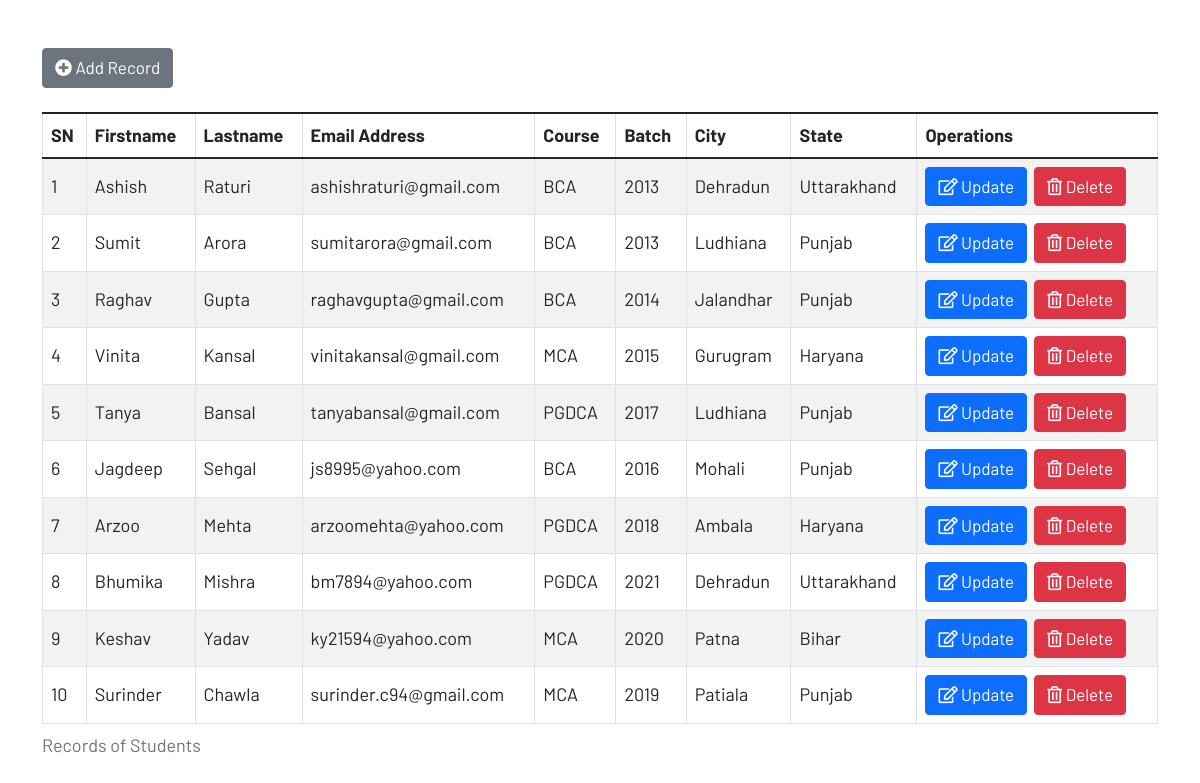
The page / on the database its author committed.
### tables this page shows
CREATE TABLE `students` (
  `idStudent` int(6) NOT NULL,
  `firstname` varchar(30) NOT NULL,
  `lastname` varchar(30) NOT NULL,
  `email` varchar(70) NOT NULL,
  `course` varchar(30) NOT NULL,
  `batch` int(4) NOT NULL,
  `city` varchar(20) NOT NULL,
  `state` varchar(20) NOT NULL
);

### index.php (the view, shortened to what this page needs)
<!DOCTYPE html>
<html lang="en">
<head>
    <link rel="stylesheet" href="https://cdnjs.cloudflare.com/ajax/libs/font-awesome/5.15.4/css/all.min.css" />
    <link href="https://cdn.jsdelivr.net/npm/bootstrap@5.1.3/dist/css/bootstrap.min.css" rel="stylesheet">
    <link href="style.css" rel="stylesheet">
</head>
<body>
    <div class="container mt-5">
        <a href="create.php" class="btn btn-secondary"><i class="fas fa-plus-circle"></i> Add Record</a>
        <table class="table table-bordered table-striped mt-4">
            <caption>Records of Students</caption>
            <thead>
                <tr>
                    <th>SN</th>
                    <th>Firstname</th>
                    <th>Lastname</th>
                    <th>Email Address</th>
                    <th>Course</th>
                    <th>Batch</th>
                    <th>City</th>
                    <th>State</th>
                    <th>Operations</th>
                </tr>
            </thead>
            <tbody>
                <?php
                include 'db_connection.php';
                $sql = "SELECT * FROM students";
                $result = mysqli_query($conn, $sql);
                $records = mysqli_num_rows($result);
                if ($records > 0) {
                    $row = mysqli_fetch_all($result, MYSQLI_ASSOC);
                    $count = 1;
                    foreach ($row as $row) { ?>
                        <tr>
                            <td><?= $count++; ?></td>
                            <td class="text-capitalize"><?= $row["firstname"]; ?></td>
                            <td class="text-capitalize"><?= $row["lastname"]; ?></td>
                            <td><?= $row["email"]; ?></td>
                            <td class="text-uppercase"><?= $row["course"]; ?></td>
                            <td><?= $row["batch"]; ?></td>
                            <td class="text-capitalize"><?= $row["city"]; ?></td>
                            <td class="text-capitalize"><?= $row["state"]; ?></td>
                            <td>
                                <a href="update.php?id=<?= $row['id']; ?>" class="btn btn-primary"><i class="far fa-edit"></i> Update</a>&nbsp;
                                <a href="delete.php?id=<?= $row["id"]; ?>" class=" btn btn-danger" onclick="return checkDelete();"><i class="far fa-trash-alt"></i> Delete</a>
                            </td>
                        </tr>
                <?php
                    }
                }
                ?>
            </tbody>
        </table>
    </div>
</body>
</html>

### style.css (style rules this page uses)
body { font-size: 18px; font-family: 'Barlow', sans-serif; }
table>tbody>tr>td { vertical-align: middle; }
.form-control, .btn { font-size: 17px; }

### rows shown on the page
students: firstname "Ashish", lastname "Raturi", email "ashishraturi@gmail.com", course "BCA", batch "2013", city "Dehradun", state "Uttarakhand"
students: firstname "Sumit", lastname "Arora", email "sumitarora@gmail.com", course "BCA", batch "2013", city "Ludhiana", state "Punjab"
students: firstname "Raghav", lastname "Gupta", email "raghavgupta@gmail.com", course "BCA", batch "2014", city "Jalandhar", state "Punjab"
students: firstname "Vinita", lastname "Kansal", email "vinitakansal@gmail.com", course "MCA", batch "2015", city "Gurugram", state "Haryana"
students: firstname "Tanya", lastname "Bansal", email "tanyabansal@gmail.com", course "PGDCA", batch "2017", city "Ludhiana", state "Punjab"
students: firstname "Jagdeep", lastname "Sehgal", email "js8995@yahoo.com", course "BCA", batch "2016", city "Mohali", state "Punjab"
students: firstname "Arzoo", lastname "Mehta", email "arzoomehta@yahoo.com", course "PGDCA", batch "2018", city "Ambala", state "Haryana"
students: firstname "Bhumika", lastname "Mishra", email "bm7894@yahoo.com", course "PGDCA", batch "2021", city "Dehradun", state "Uttarakhand"
students: firstname "Keshav", lastname "Yadav", email "ky21594@yahoo.com", course "MCA", batch "2020", city "Patna", state "Bihar"
students: firstname "Surinder", lastname "Chawla", email "surinder.c94@gmail.com", course "MCA", batch "2019", city "Patiala", state "Punjab"
